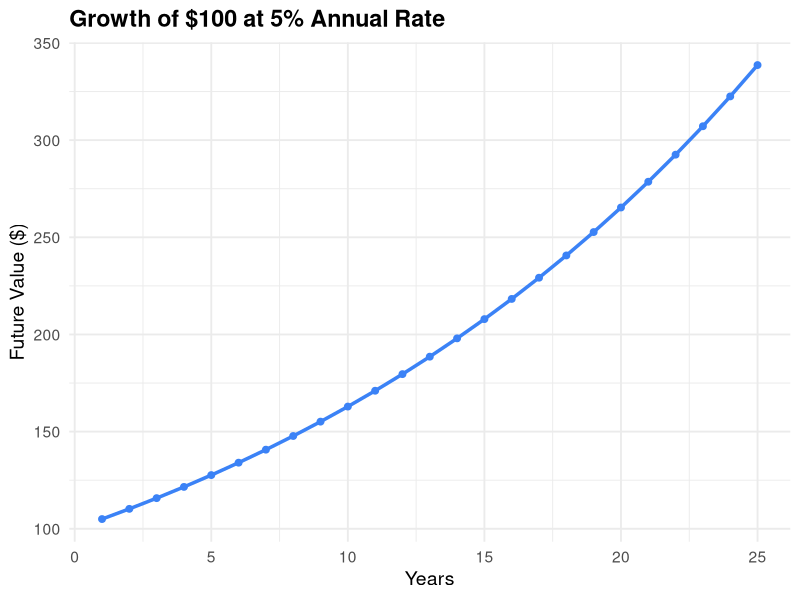
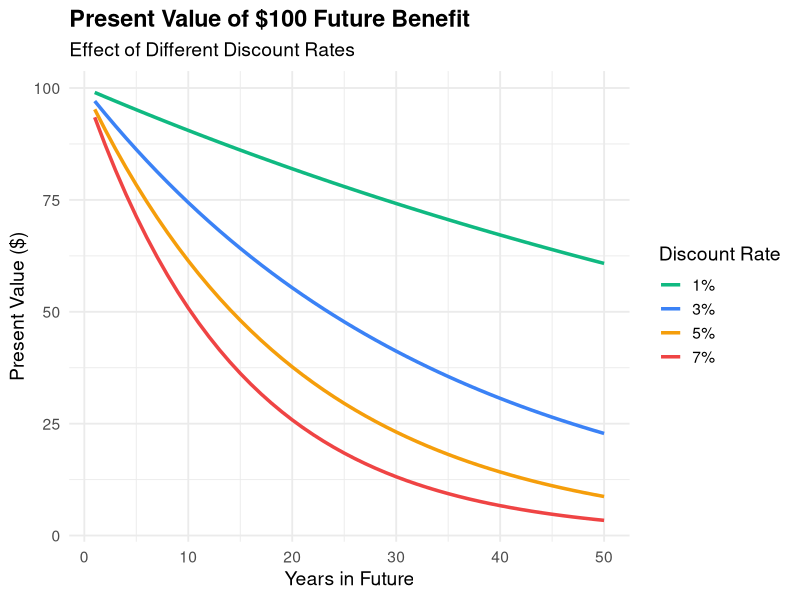
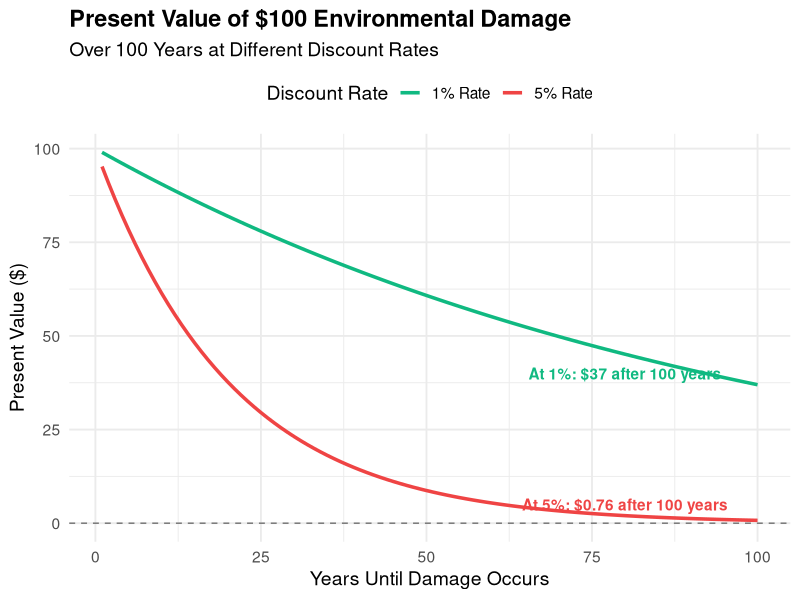
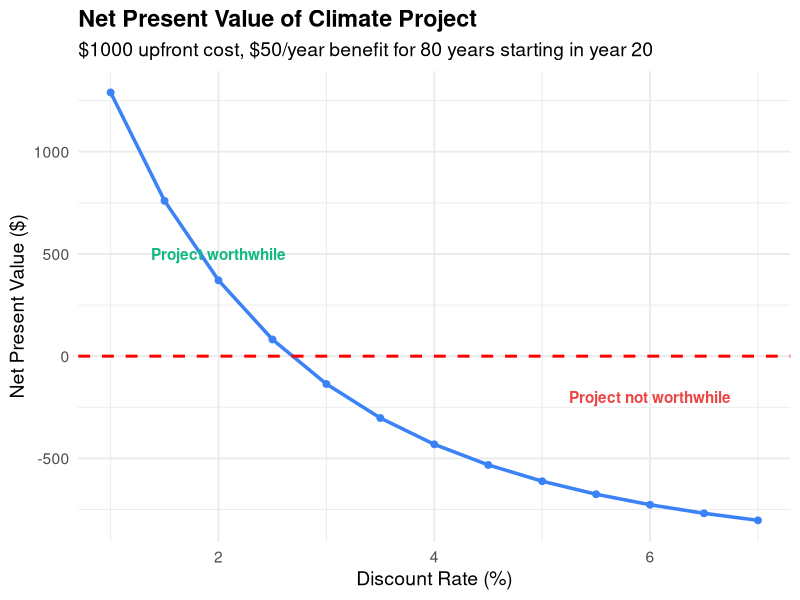

R code for these plots, in order:
## ---- chunk 1
knitr::opts_chunk$set(echo = FALSE, warning = FALSE, message = FALSE)
library(ggplot2)
library(dplyr)
## ---- chunk 2
PV = 100
r = 0.05
t = 1:25

data <- data.frame(
  Year = t,
  FV = PV * (1 + r)^t
)

ggplot(data, aes(x = Year, y = FV)) +
  geom_line(color = "#3b82f6", size = 1.2) +
  geom_point(color = "#3b82f6", size = 2) +
  labs(
    title = "Growth of $100 at 5% Annual Rate",
    x = "Years",
    y = "Future Value ($)"
  ) +
  theme_minimal(base_size = 14) +
  theme(plot.title = element_text(face = "bold"))
## ---- chunk 3
FV = 100
t = 1:50
rates <- c(0.01, 0.03, 0.05, 0.07)

data_list <- lapply(rates, function(r) {
  data.frame(
    Year = t,
    PV = FV / (1 + r)^t,
    Rate = paste0(r*100, "%")
  )
})

data <- do.call(rbind, data_list)

ggplot(data, aes(x = Year, y = PV, color = Rate)) +
  geom_line(size = 1.2) +
  scale_color_manual(values = c("#10b981", "#3b82f6", "#f59e0b", "#ef4444")) +
  labs(
    title = "Present Value of $100 Future Benefit",
    subtitle = "Effect of Different Discount Rates",
    x = "Years in Future",
    y = "Present Value ($)",
    color = "Discount Rate"
  ) +
  theme_minimal(base_size = 14) +
  theme(
    plot.title = element_text(face = "bold"),
    legend.position = "right"
  )
## ---- chunk 4
FV = 100
t = 1:100

data <- data.frame(
  Year = t,
  PV_1pct = FV / (1 + 0.01)^t,
  PV_5pct = FV / (1 + 0.05)^t
)

ggplot(data, aes(x = Year)) +
  geom_line(aes(y = PV_1pct, color = "1% Rate"), size = 1.2) +
  geom_line(aes(y = PV_5pct, color = "5% Rate"), size = 1.2) +
  geom_hline(yintercept = 0, linetype = "dashed", alpha = 0.5) +
  scale_color_manual(values = c("1% Rate" = "#10b981", "5% Rate" = "#ef4444")) +
  labs(
    title = "Present Value of $100 Environmental Damage",
    subtitle = "Over 100 Years at Different Discount Rates",
    x = "Years Until Damage Occurs",
    y = "Present Value ($)",
    color = "Discount Rate"
  ) +
  theme_minimal(base_size = 14) +
  theme(
    plot.title = element_text(face = "bold"),
    legend.position = "top"
  ) +
  annotate("text", x = 80, y = 40, label = "At 1%: $37 after 100 years", 
           color = "#10b981", fontface = "bold") +
  annotate("text", x = 80, y = 5, label = "At 5%: $0.76 after 100 years", 
           color = "#ef4444", fontface = "bold")
## ---- chunk 5
# Calculate NPV of climate mitigation project
years <- 0:100
cost <- c(1000, rep(0, 100))  # $1000 upfront cost
benefit <- c(rep(0, 20), rep(50, 81))  # $50/year benefit starting year 20

npv_calc <- function(rate) {
  discount_factors <- 1 / (1 + rate)^years
  sum((benefit - cost) * discount_factors)
}

rates <- seq(0.01, 0.07, by = 0.005)
npvs <- sapply(rates, npv_calc)

data <- data.frame(
  Rate = rates * 100,
  NPV = npvs
)

ggplot(data, aes(x = Rate, y = NPV)) +
  geom_line(size = 1.2, color = "#3b82f6") +
  geom_point(size = 2, color = "#3b82f6") +
  geom_hline(yintercept = 0, linetype = "dashed", color = "red", size = 1) +
  labs(
    title = "Net Present Value of Climate Project",
    subtitle = "$1000 upfront cost, $50/year benefit for 80 years starting in year 20",
    x = "Discount Rate (%)",
    y = "Net Present Value ($)"
  ) +
  theme_minimal(base_size = 14) +
  theme(plot.title = element_text(face = "bold")) +
  annotate("text", x = 2, y = 500, label = "Project worthwhile", 
           color = "#10b981", fontface = "bold") +
  annotate("text", x = 6, y = -200, label = "Project not worthwhile", 
           color = "#ef4444", fontface = "bold")
